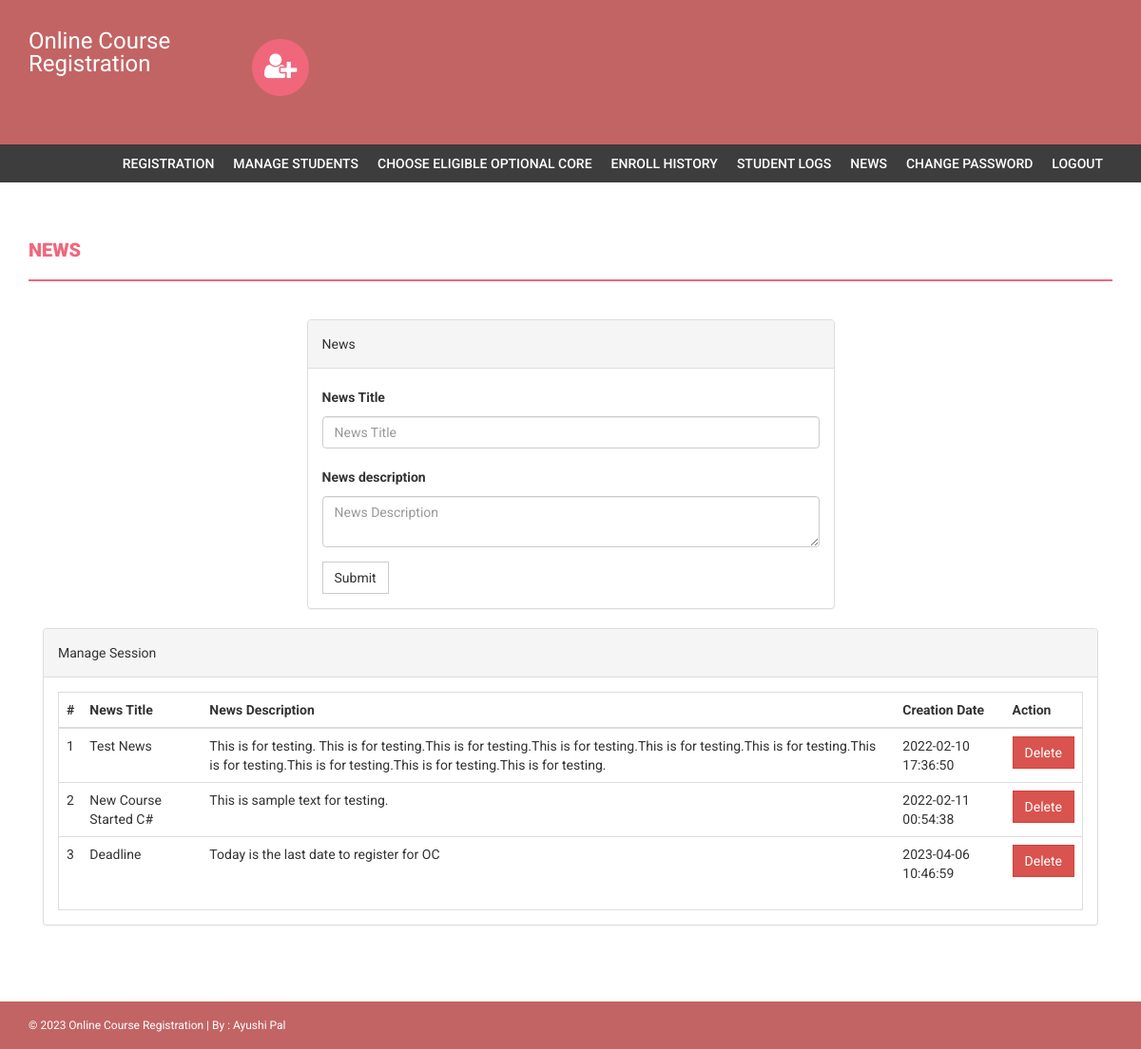
Before: /onlinecourse/admin/news.php (signed in) with the older database file.
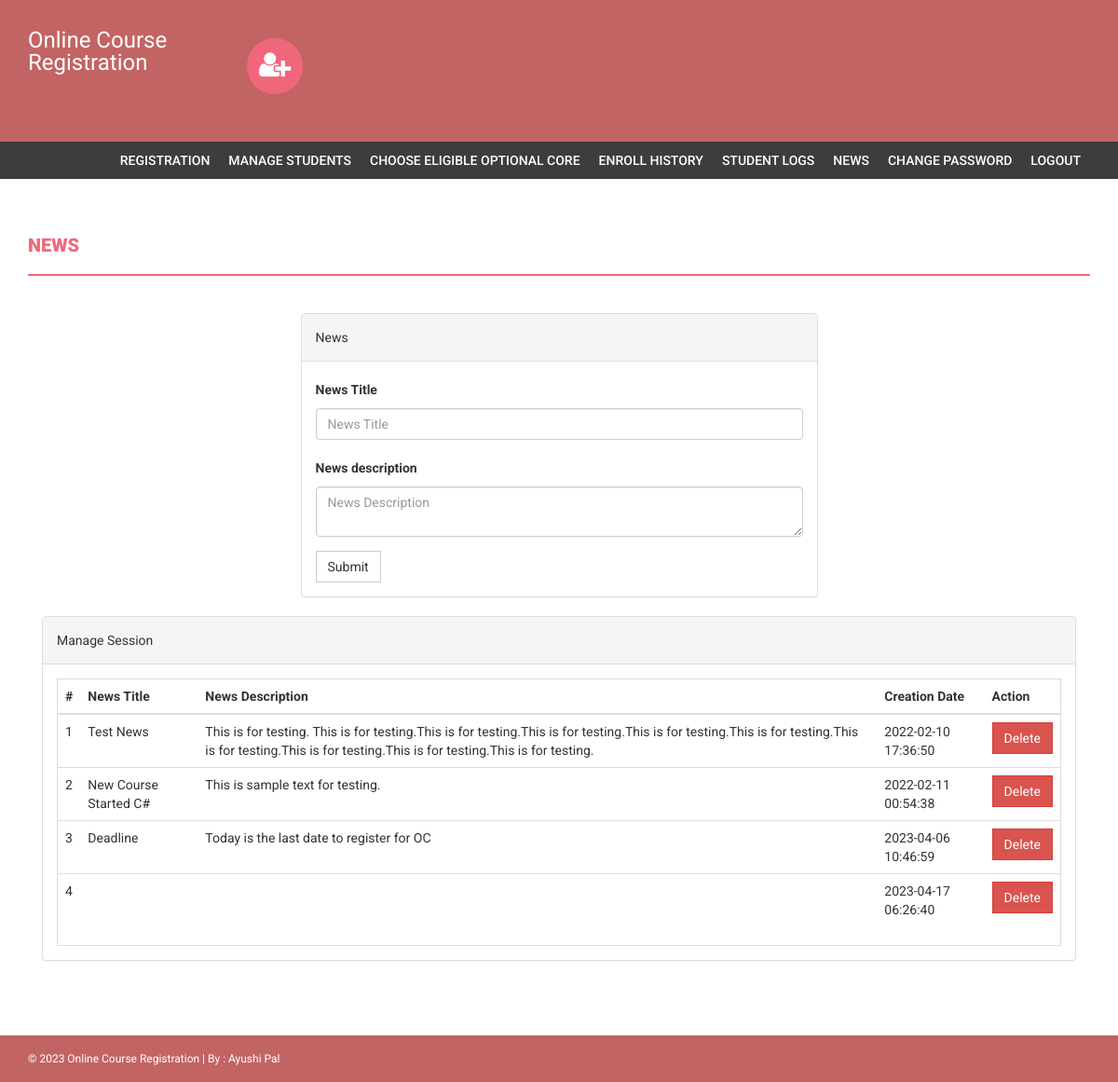
After: the same page with the newer database file.
### tables this page shows
CREATE TABLE `news` (
  `id` int(11) NOT NULL,
  `newstitle` varchar(255) DEFAULT NULL,
  `newsDescription` mediumtext DEFAULT NULL,
  `postingDate` timestamp NULL DEFAULT current_timestamp()
);

### onlinecourse/admin/news.php (the view, shortened to what this page needs)
<?php
if(strlen($_SESSION['alogin'])==0)
    {
header('location:index.php');
}else{
?>
<!DOCTYPE html>
<html xmlns="http://www.w3.org/1999/xhtml">
<head>
    <link href="../assets/css/bootstrap.css" rel="stylesheet" />
    <link href="../assets/css/font-awesome.css" rel="stylesheet" />
    <link href="../assets/css/style.css" rel="stylesheet" />
</head>
<body>
<?php include('includes/header.php');?>
<?php if($_SESSION['alogin']!="")
{
 include('includes/menubar.php');
}
 ?>
    <div class="content-wrapper">
        <div class="container">
              <div class="row">
                    <div class="col-md-12">
                        <h1 class="page-head-line">News  </h1>
                    </div>
                </div>
                <div class="row" >
                  <div class="col-md-3"></div>
                    <div class="col-md-6">
                        <div class="panel panel-default">
                        <div class="panel-heading">
                           News
                        </div>
                        <div class="panel-body">
                       <form name="dept" method="post">
   <div class="form-group">
    <label for="department">News Title </label>
    <input type="text" class="form-control" id="newstitle" name="newstitle" placeholder="News Title" required />
  </div>
     <div class="form-group">
    <label for="department">News description </label>
    <textarea class="form-control" id="description" name="description" placeholder="News Description" required></textarea>
  </div>
 <button type="submit" name="submit" class="btn btn-default">Submit</button>
</form>
                            </div>
                            </div>
                    </div>
                </div>
                <div class="col-md-12">
                    <div class="panel panel-default">
                        <div class="panel-heading">
                            Manage Session
                        </div>
                        <div class="panel-body">
                            <div class="table-responsive table-bordered">
                                <table class="table">
                                    <thead>
                                        <tr>
                                            <th>#</th>
                                            <th>News Title</th>
                                            <th>News Description</th>
                                            <th>Creation Date</th>
                                            <th>Action</th>
                                        </tr>
                                    </thead>
                                    <tbody>
<?php
$sql=mysqli_query($con,"select * from news");
$cnt=1;
while($row=mysqli_fetch_array($sql))
{
?>
                                        <tr>
                                            <td><?php echo $cnt;?></td>
                                            <td><?php echo htmlentities($row['newstitle']);?></td>
                                            <td><?php echo htmlentities($row['newsDescription']);?></td>
                                            <td><?php echo htmlentities($row['postingDate']);?></td>
                                            <td>
  <a href="news.php?id=<?php echo $row['id']?>&del=delete" onClick="return confirm('Are you sure you want to delete?')">
                                            <button class="btn btn-danger">Delete</button>
</a>
                                            </td>
                                        </tr>
<?php
$cnt++;
} ?>
                                    </tbody>
                                </table>
                            </div>
                        </div>
                    </div>
                </div>
            </div>
        </div>
  <?php include('../includes/footer.php');?>
</body>
</html>
<?php } ?>

Changed rows visible on the page:
added news: postingDate "2023-04-17 06:26:40"
